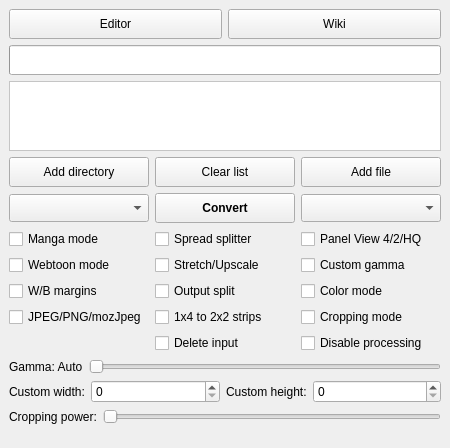
<?xml version="1.0" encoding="UTF-8"?>
<ui version="4.0">
 <class>mainWindow</class>
 <widget class="QMainWindow" name="mainWindow">
  <property name="geometry">
   <rect>
    <x>0</x>
    <y>0</y>
    <width>450</width>
    <height>400</height>
   </rect>
  </property>
  <property name="windowTitle">
   <string>Kindle Comic Converter</string>
  </property>
  <property name="windowIcon">
   <iconset resource="KCC.qrc">
    <normaloff>:/Icon/icons/comic2ebook.png</normaloff>:/Icon/icons/comic2ebook.png</iconset>
  </property>
  <widget class="QWidget" name="centralWidget">
   <layout class="QGridLayout" name="gridLayout">
    <property name="bottomMargin">
     <number>5</number>
    </property>
    <item row="5" column="0" colspan="2">
     <widget class="QWidget" name="optionWidget" native="true">
      <layout class="QGridLayout" name="gridLayout_2">
       <property name="leftMargin">
        <number>0</number>
       </property>
       <property name="topMargin">
        <number>0</number>
       </property>
       <property name="rightMargin">
        <number>0</number>
       </property>
       <property name="bottomMargin">
        <number>0</number>
       </property>
       <item row="1" column="1">
        <widget class="QCheckBox" name="upscaleBox">
         <property name="toolTip">
          <string>&lt;html&gt;&lt;head/&gt;&lt;body&gt;&lt;p&gt;&lt;span style=&quot; font-weight:600; text-decoration: underline;&quot;&gt;Unchecked - Nothing&lt;br/&gt;&lt;/span&gt;Images smaller than device resolution will not be resized.&lt;/p&gt;&lt;p&gt;&lt;span style=&quot; font-weight:600; text-decoration: underline;&quot;&gt;Indeterminate - Stretching&lt;br/&gt;&lt;/span&gt;Images smaller than device resolution will be resized. Aspect ratio will be not preserved.&lt;/p&gt;&lt;p&gt;&lt;span style=&quot; font-weight:600; text-decoration: underline;&quot;&gt;Checked - Upscaling&lt;br/&gt;&lt;/span&gt;Images smaller than device resolution will be resized. Aspect ratio will be preserved.&lt;/p&gt;&lt;/body&gt;&lt;/html&gt;</string>
         </property>
         <property name="text">
          <string>Stretch/Upscale</string>
         </property>
         <property name="tristate">
          <bool>true</bool>
         </property>
        </widget>
       </item>
       <item row="0" column="1">
        <widget class="QCheckBox" name="rotateBox">
         <property name="toolTip">
          <string>&lt;html&gt;&lt;head/&gt;&lt;body&gt;&lt;p&gt;&lt;span style=&quot; font-weight:600; text-decoration: underline;&quot;&gt;Unchecked - Split&lt;br/&gt;&lt;/span&gt;Double page spreads will be cut into two separate pages.&lt;/p&gt;&lt;p&gt;&lt;span style=&quot; font-weight:600; text-decoration: underline;&quot;&gt;Indeterminate - Rotate and split&lt;br/&gt;&lt;/span&gt;Double page spreads will be displayed twice. First rotated and then split. &lt;/p&gt;&lt;p&gt;&lt;span style=&quot; font-weight:600; text-decoration: underline;&quot;&gt;Checked - Rotate&lt;br/&gt;&lt;/span&gt;Double page spreads will be rotated.&lt;/p&gt;&lt;/body&gt;&lt;/html&gt;</string>
         </property>
         <property name="text">
          <string>Spread splitter</string>
         </property>
         <property name="tristate">
          <bool>true</bool>
         </property>
        </widget>
       </item>
       <item row="2" column="1">
        <widget class="QCheckBox" name="outputSplit">
         <property name="toolTip">
          <string>&lt;html&gt;&lt;head/&gt;&lt;body&gt;&lt;p style='white-space:pre'&gt;&lt;span style=&quot; font-weight:600; text-decoration: underline;&quot;&gt;Unchecked - Automatic mode&lt;br/&gt;&lt;/span&gt;The output will be split automatically.&lt;/p&gt;&lt;p style='white-space:pre'&gt;&lt;span style=&quot; font-weight:600; text-decoration: underline;&quot;&gt;Checked - Volume mode&lt;br/&gt;&lt;/span&gt;Every subdirectory will be considered as a separate volume.&lt;/p&gt;&lt;/body&gt;&lt;/html&gt;</string>
         </property>
         <property name="text">
          <string>Output split</string>
         </property>
        </widget>
       </item>
       <item row="1" column="0">
        <widget class="QCheckBox" name="webtoonBox">
         <property name="toolTip">
          <string>&lt;html&gt;&lt;head/&gt;&lt;body&gt;&lt;p style='white-space:pre'&gt;Enable special parsing mode for Korean Webtoons.&lt;/p&gt;&lt;/body&gt;&lt;/html&gt;</string>
         </property>
         <property name="text">
          <string>Webtoon mode</string>
         </property>
        </widget>
       </item>
       <item row="2" column="2">
        <widget class="QCheckBox" name="colorBox">
         <property name="toolTip">
          <string>&lt;html&gt;&lt;head/&gt;&lt;body&gt;&lt;p style='white-space:pre'&gt;Disable conversion to grayscale.&lt;/p&gt;&lt;/body&gt;&lt;/html&gt;</string>
         </property>
         <property name="text">
          <string>Color mode</string>
         </property>
        </widget>
       </item>
       <item row="1" column="2">
        <widget class="QCheckBox" name="gammaBox">
         <property name="toolTip">
          <string>&lt;html&gt;&lt;head/&gt;&lt;body&gt;&lt;p style='white-space:pre'&gt;Disable automatic gamma correction.&lt;/p&gt;&lt;/body&gt;&lt;/html&gt;</string>
         </property>
         <property name="text">
          <string>Custom gamma</string>
         </property>
        </widget>
       </item>
       <item row="2" column="0">
        <widget class="QCheckBox" name="borderBox">
         <property name="toolTip">
          <string>&lt;html&gt;&lt;head/&gt;&lt;body&gt;&lt;p&gt;&lt;span style=&quot; font-weight:600; text-decoration: underline;&quot;&gt;Unchecked - Autodetection&lt;br/&gt;&lt;/span&gt;The color of margins fill will be detected automatically.&lt;/p&gt;&lt;p&gt;&lt;span style=&quot; font-weight:600; text-decoration: underline;&quot;&gt;Indeterminate - White&lt;br/&gt;&lt;/span&gt;Margins will be filled with white color.&lt;/p&gt;&lt;p&gt;&lt;span style=&quot; font-weight:600; text-decoration: underline;&quot;&gt;Checked - Black&lt;br/&gt;&lt;/span&gt;Margins will be filled with black color.&lt;/p&gt;&lt;/body&gt;&lt;/html&gt;</string>
         </property>
         <property name="text">
          <string>W/B margins</string>
         </property>
         <property name="tristate">
          <bool>true</bool>
         </property>
        </widget>
       </item>
       <item row="0" column="0">
        <widget class="QCheckBox" name="mangaBox">
         <property name="toolTip">
          <string>&lt;html&gt;&lt;head/&gt;&lt;body&gt;&lt;p style='white-space:pre'&gt;Enable right-to-left reading.&lt;/p&gt;&lt;/body&gt;&lt;/html&gt;</string>
         </property>
         <property name="text">
          <string>Manga mode</string>
         </property>
        </widget>
       </item>
       <item row="0" column="2">
        <widget class="QCheckBox" name="qualityBox">
         <property name="toolTip">
          <string>&lt;html&gt;&lt;head/&gt;&lt;body&gt;&lt;p style='white-space:pre'&gt;&lt;span style=&quot; font-weight:600; text-decoration: underline;&quot;&gt;Unchecked - 4 panels&lt;br/&gt;&lt;/span&gt;Zoom each corner separately.&lt;/p&gt;&lt;p style='white-space:pre'&gt;&lt;span style=&quot; font-weight:600; text-decoration: underline;&quot;&gt;Indeterminate - 2 panels&lt;br/&gt;&lt;/span&gt;Zoom only the top and bottom of the page.&lt;/p&gt;&lt;p&gt;&lt;span style=&quot; font-weight:600; text-decoration: underline;&quot;&gt;Checked - 4 high-quality panels&lt;br/&gt;&lt;/span&gt;Zoom each corner separately. Try to increase the quality of magnification. Check wiki for more details.&lt;/p&gt;&lt;/body&gt;&lt;/html&gt;</string>
         </property>
         <property name="text">
          <string>Panel View 4/2/HQ</string>
         </property>
         <property name="tristate">
          <bool>true</bool>
         </property>
        </widget>
       </item>
       <item row="3" column="0">
        <widget class="QCheckBox" name="mozJpegBox">
         <property name="toolTip">
          <string>&lt;html&gt;&lt;head/&gt;&lt;body&gt;&lt;p&gt;&lt;span style=&quot; font-weight:600; text-decoration: underline;&quot;&gt;Unchecked - JPEG&lt;br/&gt;&lt;/span&gt;Use JPEG files&lt;/p&gt;&lt;p&gt;&lt;span style=&quot; font-weight:600; text-decoration: underline;&quot;&gt;Indeterminate - force PNG&lt;br/&gt;&lt;/span&gt;Create PNG files instead JPEG&lt;/p&gt;&lt;p&gt;&lt;span style=&quot; font-weight:600; text-decoration: underline;&quot;&gt;Checked - mozJpeg&lt;br/&gt;&lt;/span&gt;10-20% smaller JPEG file, with the same image quality, but processing time multiplied by 2&lt;/p&gt;&lt;/body&gt;&lt;/html&gt;</string>
         </property>
         <property name="text">
          <string>JPEG/PNG/mozJpeg</string>
         </property>
         <property name="tristate">
          <bool>true</bool>
         </property>
        </widget>
       </item>
       <item row="3" column="1">
        <widget class="QCheckBox" name="maximizeStrips">
         <property name="toolTip">
          <string>&lt;html&gt;&lt;head/&gt;&lt;body&gt;&lt;p&gt;&lt;span style=&quot; font-weight:600; text-decoration: underline;&quot;&gt;Unchecked - 1x4&lt;br/&gt;&lt;/span&gt;Keep format 1x4 panels strips.&lt;/p&gt;&lt;p&gt;&lt;span style=&quot; font-weight:600; text-decoration: underline;&quot;&gt;Checked - 2x2&lt;br/&gt;&lt;/span&gt;Turn 1x4 strips to 2x2 to maximize screen usage.&lt;/p&gt;&lt;/body&gt;&lt;/html&gt;</string>
         </property>
         <property name="text">
          <string>1x4 to 2x2 strips</string>
         </property>
        </widget>
       </item>
       <item row="3" column="2">
        <widget class="QCheckBox" name="croppingBox">
         <property name="toolTip">
          <string>&lt;html&gt;&lt;head/&gt;&lt;body&gt;&lt;p&gt;&lt;span style=&quot; font-weight:600; text-decoration: underline;&quot;&gt;Unchecked - Disabled&lt;/span&gt;&lt;/p&gt;&lt;p&gt;Disabled&lt;/p&gt;&lt;p&gt;&lt;span style=&quot; font-weight:600; text-decoration: underline;&quot;&gt;Indeterminate - Margins&lt;br/&gt;&lt;/span&gt;Margins&lt;/p&gt;&lt;p&gt;&lt;span style=&quot; font-weight:600; text-decoration: underline;&quot;&gt;Checked - Margins + page numbers&lt;br/&gt;&lt;/span&gt;Margins +page numbers&lt;/p&gt;&lt;/body&gt;&lt;/html&gt;</string>
         </property>
         <property name="text">
          <string>Cropping mode</string>
         </property>
         <property name="tristate">
          <bool>true</bool>
         </property>
        </widget>
       </item>
       <item row="4" column="1">
        <widget class="QCheckBox" name="deleteBox">
         <property name="toolTip">
          <string>Delete input file(s) or directory. It's not recoverable!</string>
         </property>
         <property name="text">
          <string>Delete input</string>
         </property>
        </widget>
       </item>
       <item row="4" column="2">
        <widget class="QCheckBox" name="disableProcessingBox">
         <property name="toolTip">
          <string>&lt;html&gt;&lt;head/&gt;&lt;body&gt;&lt;pre style=&quot; margin-top:12px; margin-bottom:12px; margin-left:0px; margin-right:0px; -qt-block-indent:0; text-indent:0px;&quot;&gt;Do not process any image, ignore profile and processing options&lt;/pre&gt;&lt;/body&gt;&lt;/html&gt;</string>
         </property>
         <property name="text">
          <string>Disable processing</string>
         </property>
        </widget>
       </item>
      </layout>
     </widget>
    </item>
    <item row="6" column="0" colspan="2">
     <widget class="QWidget" name="gammaWidget" native="true">
      <property name="visible">
       <bool>false</bool>
      </property>
      <layout class="QHBoxLayout" name="horizontalLayout_2">
       <property name="leftMargin">
        <number>0</number>
       </property>
       <property name="topMargin">
        <number>0</number>
       </property>
       <property name="rightMargin">
        <number>0</number>
       </property>
       <property name="bottomMargin">
        <number>0</number>
       </property>
       <item>
        <widget class="QLabel" name="gammaLabel">
         <property name="text">
          <string>Gamma: Auto</string>
         </property>
        </widget>
       </item>
       <item>
        <widget class="QSlider" name="gammaSlider">
         <property name="maximum">
          <number>250</number>
         </property>
         <property name="singleStep">
          <number>5</number>
         </property>
         <property name="orientation">
          <enum>Qt::Horizontal</enum>
         </property>
        </widget>
       </item>
      </layout>
     </widget>
    </item>
    <item row="8" column="0" colspan="2">
     <widget class="QWidget" name="croppingWidget" native="true">
      <property name="visible">
       <bool>false</bool>
      </property>
      <layout class="QHBoxLayout" name="horizontalLayout_3">
       <property name="leftMargin">
        <number>0</number>
       </property>
       <property name="topMargin">
        <number>0</number>
       </property>
       <property name="rightMargin">
        <number>0</number>
       </property>
       <property name="bottomMargin">
        <number>0</number>
       </property>
       <item>
        <widget class="QLabel" name="croppingPowerLabel">
         <property name="text">
          <string>Cropping power:</string>
         </property>
        </widget>
       </item>
       <item>
        <widget class="QSlider" name="croppingPowerSlider">
         <property name="maximum">
          <number>200</number>
         </property>
         <property name="singleStep">
          <number>1</number>
         </property>
         <property name="orientation">
          <enum>Qt::Horizontal</enum>
         </property>
        </widget>
       </item>
      </layout>
     </widget>
    </item>
    <item row="3" column="0" colspan="2">
     <widget class="QWidget" name="buttonWidget" native="true">
      <property name="sizePolicy">
       <sizepolicy hsizetype="Preferred" vsizetype="Fixed">
        <horstretch>0</horstretch>
        <verstretch>0</verstretch>
       </sizepolicy>
      </property>
      <layout class="QGridLayout" name="gridLayout_4">
       <property name="leftMargin">
        <number>0</number>
       </property>
       <property name="topMargin">
        <number>0</number>
       </property>
       <property name="rightMargin">
        <number>0</number>
       </property>
       <property name="bottomMargin">
        <number>0</number>
       </property>
       <item row="0" column="0">
        <widget class="QPushButton" name="directoryButton">
         <property name="minimumSize">
          <size>
           <width>0</width>
           <height>30</height>
          </size>
         </property>
         <property name="toolTip">
          <string>&lt;html&gt;&lt;head/&gt;&lt;body&gt;&lt;p style='white-space:pre'&gt;Add directory containing JPG, PNG or GIF files to queue.&lt;br/&gt;&lt;span style=&quot; font-weight:600;&quot;&gt;CBR, CBZ and CB7 files inside will not be processed!&lt;/span&gt;&lt;/p&gt;&lt;/body&gt;&lt;/html&gt;</string>
         </property>
         <property name="text">
          <string>Add directory</string>
         </property>
         <property name="icon">
          <iconset resource="KCC.qrc">
           <normaloff>:/Other/icons/folder_new.png</normaloff>:/Other/icons/folder_new.png</iconset>
         </property>
        </widget>
       </item>
       <item row="0" column="3">
        <widget class="QPushButton" name="fileButton">
         <property name="minimumSize">
          <size>
           <width>0</width>
           <height>30</height>
          </size>
         </property>
         <property name="toolTip">
          <string>&lt;html&gt;&lt;head/&gt;&lt;body&gt;&lt;p style='white-space:pre'&gt;Add CBR, CBZ, CB7 or PDF file to queue.&lt;/p&gt;&lt;/body&gt;&lt;/html&gt;</string>
         </property>
         <property name="text">
          <string>Add file</string>
         </property>
         <property name="icon">
          <iconset resource="KCC.qrc">
           <normaloff>:/Other/icons/document_new.png</normaloff>:/Other/icons/document_new.png</iconset>
         </property>
        </widget>
       </item>
       <item row="1" column="0">
        <widget class="QComboBox" name="deviceBox">
         <property name="minimumSize">
          <size>
           <width>0</width>
           <height>28</height>
          </size>
         </property>
         <property name="toolTip">
          <string>&lt;html&gt;&lt;head/&gt;&lt;body&gt;&lt;p style='white-space:pre'&gt;Target device.&lt;/p&gt;&lt;/body&gt;&lt;/html&gt;</string>
         </property>
        </widget>
       </item>
       <item row="1" column="3">
        <widget class="QComboBox" name="formatBox">
         <property name="minimumSize">
          <size>
           <width>0</width>
           <height>28</height>
          </size>
         </property>
         <property name="toolTip">
          <string>&lt;html&gt;&lt;head/&gt;&lt;body&gt;&lt;p style='white-space:pre'&gt;Output format.&lt;/p&gt;&lt;/body&gt;&lt;/html&gt;</string>
         </property>
        </widget>
       </item>
       <item row="1" column="2">
        <widget class="QPushButton" name="convertButton">
         <property name="minimumSize">
          <size>
           <width>0</width>
           <height>30</height>
          </size>
         </property>
         <property name="font">
          <font>
           <bold>true</bold>
          </font>
         </property>
         <property name="toolTip">
          <string>&lt;html&gt;&lt;head/&gt;&lt;body&gt;&lt;p style='white-space:pre'&gt;Shift+Click to select the output directory.&lt;/p&gt;&lt;/body&gt;&lt;/html&gt;</string>
         </property>
         <property name="text">
          <string>Convert</string>
         </property>
         <property name="icon">
          <iconset resource="KCC.qrc">
           <normaloff>:/Other/icons/convert.png</normaloff>:/Other/icons/convert.png</iconset>
         </property>
        </widget>
       </item>
       <item row="0" column="2">
        <widget class="QPushButton" name="clearButton">
         <property name="minimumSize">
          <size>
           <width>0</width>
           <height>30</height>
          </size>
         </property>
         <property name="text">
          <string>Clear list</string>
         </property>
         <property name="icon">
          <iconset resource="KCC.qrc">
           <normaloff>:/Other/icons/clear.png</normaloff>:/Other/icons/clear.png</iconset>
         </property>
        </widget>
       </item>
      </layout>
      <zorder>directoryButton</zorder>
      <zorder>clearButton</zorder>
      <zorder>fileButton</zorder>
      <zorder>deviceBox</zorder>
      <zorder>convertButton</zorder>
      <zorder>formatBox</zorder>
     </widget>
    </item>
    <item row="0" column="0" colspan="2">
     <widget class="QWidget" name="toolWidget" native="true">
      <layout class="QHBoxLayout" name="horizontalLayout">
       <property name="leftMargin">
        <number>0</number>
       </property>
       <property name="topMargin">
        <number>0</number>
       </property>
       <property name="rightMargin">
        <number>0</number>
       </property>
       <property name="bottomMargin">
        <number>0</number>
       </property>
       <item>
        <widget class="QPushButton" name="editorButton">
         <property name="minimumSize">
          <size>
           <width>0</width>
           <height>30</height>
          </size>
         </property>
         <property name="toolTip">
          <string>&lt;html&gt;&lt;head/&gt;&lt;body&gt;&lt;p style='white-space:pre'&gt;Shift+Click to edit directory.&lt;/p&gt;&lt;/body&gt;&lt;/html&gt;</string>
         </property>
         <property name="text">
          <string>Editor</string>
         </property>
         <property name="icon">
          <iconset resource="KCC.qrc">
           <normaloff>:/Other/icons/editor.png</normaloff>:/Other/icons/editor.png</iconset>
         </property>
        </widget>
       </item>
       <item>
        <widget class="QPushButton" name="wikiButton">
         <property name="minimumSize">
          <size>
           <width>0</width>
           <height>30</height>
          </size>
         </property>
         <property name="text">
          <string>Wiki</string>
         </property>
         <property name="icon">
          <iconset resource="KCC.qrc">
           <normaloff>:/Other/icons/wiki.png</normaloff>:/Other/icons/wiki.png</iconset>
         </property>
        </widget>
       </item>
      </layout>
     </widget>
    </item>
    <item row="2" column="0" colspan="2">
     <widget class="QListWidget" name="jobList">
      <property name="styleSheet">
       <string notr="true">QListWidget#jobList {background:#ffffff;background-image:url(:/Other/icons/list_background.png);background-position:center center;background-repeat:no-repeat;color:rgb(0,0,0);}</string>
      </property>
      <property name="selectionMode">
       <enum>QAbstractItemView::NoSelection</enum>
      </property>
      <property name="verticalScrollMode">
       <enum>QAbstractItemView::ScrollPerPixel</enum>
      </property>
      <property name="horizontalScrollMode">
       <enum>QAbstractItemView::ScrollPerPixel</enum>
      </property>
     </widget>
    </item>
    <item row="1" column="0" colspan="2">
     <widget class="QProgressBar" name="progressBar">
      <property name="minimumSize">
       <size>
        <width>0</width>
        <height>30</height>
       </size>
      </property>
      <property name="font">
       <font>
        <bold>true</bold>
       </font>
      </property>
      <property name="visible">
       <bool>false</bool>
      </property>
      <property name="alignment">
       <set>Qt::AlignJustify|Qt::AlignVCenter</set>
      </property>
     </widget>
    </item>
    <item row="7" column="0" colspan="2">
     <widget class="QWidget" name="customWidget" native="true">
      <property name="visible">
       <bool>false</bool>
      </property>
      <layout class="QGridLayout" name="gridLayout_3">
       <property name="leftMargin">
        <number>0</number>
       </property>
       <property name="topMargin">
        <number>0</number>
       </property>
       <property name="rightMargin">
        <number>0</number>
       </property>
       <property name="bottomMargin">
        <number>0</number>
       </property>
       <item row="0" column="2">
        <widget class="QLabel" name="hLabel">
         <property name="sizePolicy">
          <sizepolicy hsizetype="Fixed" vsizetype="Preferred">
           <horstretch>0</horstretch>
           <verstretch>0</verstretch>
          </sizepolicy>
         </property>
         <property name="toolTip">
          <string>&lt;html&gt;&lt;head/&gt;&lt;body&gt;&lt;p style='white-space:pre'&gt;Resolution of the target device.&lt;/p&gt;&lt;/body&gt;&lt;/html&gt;</string>
         </property>
         <property name="text">
          <string>Custom height:</string>
         </property>
        </widget>
       </item>
       <item row="0" column="1">
        <widget class="QSpinBox" name="widthBox">
         <property name="toolTip">
          <string>&lt;html&gt;&lt;head/&gt;&lt;body&gt;&lt;p style='white-space:pre'&gt;Resolution of the target device.&lt;/p&gt;&lt;/body&gt;&lt;/html&gt;</string>
         </property>
         <property name="maximum">
          <number>2160</number>
         </property>
        </widget>
       </item>
       <item row="0" column="0">
        <widget class="QLabel" name="wLabel">
         <property name="sizePolicy">
          <sizepolicy hsizetype="Fixed" vsizetype="Preferred">
           <horstretch>0</horstretch>
           <verstretch>0</verstretch>
          </sizepolicy>
         </property>
         <property name="toolTip">
          <string>&lt;html&gt;&lt;head/&gt;&lt;body&gt;&lt;p style='white-space:pre'&gt;Resolution of the target device.&lt;/p&gt;&lt;/body&gt;&lt;/html&gt;</string>
         </property>
         <property name="text">
          <string>Custom width:</string>
         </property>
        </widget>
       </item>
       <item row="0" column="3">
        <widget class="QSpinBox" name="heightBox">
         <property name="toolTip">
          <string>&lt;html&gt;&lt;head/&gt;&lt;body&gt;&lt;p style='white-space:pre'&gt;Resolution of the target device.&lt;/p&gt;&lt;/body&gt;&lt;/html&gt;</string>
         </property>
         <property name="maximum">
          <number>3840</number>
         </property>
        </widget>
       </item>
      </layout>
     </widget>
    </item>
   </layout>
  </widget>
  <widget class="QStatusBar" name="statusBar">
   <property name="sizeGripEnabled">
    <bool>false</bool>
   </property>
  </widget>
 </widget>
 <tabstops>
  <tabstop>convertButton</tabstop>
  <tabstop>clearButton</tabstop>
  <tabstop>directoryButton</tabstop>
  <tabstop>fileButton</tabstop>
  <tabstop>deviceBox</tabstop>
  <tabstop>formatBox</tabstop>
  <tabstop>mangaBox</tabstop>
  <tabstop>rotateBox</tabstop>
  <tabstop>qualityBox</tabstop>
  <tabstop>webtoonBox</tabstop>
  <tabstop>upscaleBox</tabstop>
  <tabstop>gammaBox</tabstop>
  <tabstop>borderBox</tabstop>
  <tabstop>outputSplit</tabstop>
  <tabstop>colorBox</tabstop>
  <tabstop>croppingBox</tabstop>
  <tabstop>mozJpegBox</tabstop>
  <tabstop>maximizeStrips</tabstop>
  <tabstop>deleteBox</tabstop>
  <tabstop>disableProcessingBox</tabstop>
  <tabstop>editorButton</tabstop>
  <tabstop>wikiButton</tabstop>
  <tabstop>jobList</tabstop>
  <tabstop>gammaSlider</tabstop>
  <tabstop>widthBox</tabstop>
  <tabstop>heightBox</tabstop>
  <tabstop>croppingPowerSlider</tabstop>
 </tabstops>
 <resources>
  <include location="KCC.qrc"/>
 </resources>
 <connections/>
</ui>
